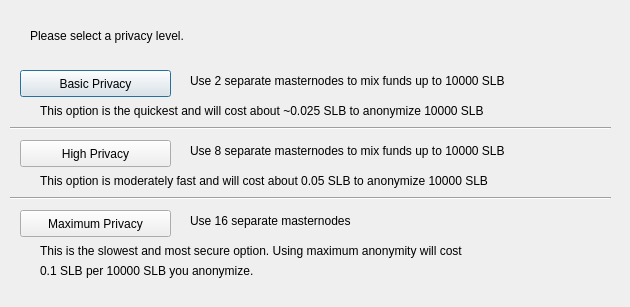
<?xml version="1.0" encoding="UTF-8"?>
<ui version="4.0">
 <class>ObfuscationConfig</class>
 <widget class="QDialog" name="ObfuscationConfig">
  <property name="geometry">
   <rect>
    <x>0</x>
    <y>0</y>
    <width>630</width>
    <height>307</height>
   </rect>
  </property>
  <property name="windowTitle">
   <string>Configure Obfuscation</string>
  </property>
  <widget class="QPushButton" name="buttonBasic">
   <property name="geometry">
    <rect>
     <x>20</x>
     <y>70</y>
     <width>151</width>
     <height>27</height>
    </rect>
   </property>
   <property name="text">
    <string>Basic Privacy</string>
   </property>
  </widget>
  <widget class="QPushButton" name="buttonHigh">
   <property name="geometry">
    <rect>
     <x>20</x>
     <y>140</y>
     <width>151</width>
     <height>27</height>
    </rect>
   </property>
   <property name="text">
    <string>High Privacy</string>
   </property>
  </widget>
  <widget class="QPushButton" name="buttonMax">
   <property name="geometry">
    <rect>
     <x>20</x>
     <y>210</y>
     <width>151</width>
     <height>27</height>
    </rect>
   </property>
   <property name="text">
    <string>Maximum Privacy</string>
   </property>
  </widget>
  <widget class="QLabel" name="label">
   <property name="geometry">
    <rect>
     <x>30</x>
     <y>20</y>
     <width>571</width>
     <height>31</height>
    </rect>
   </property>
   <property name="text">
    <string>Please select a privacy level.</string>
   </property>
  </widget>
  <widget class="QLabel" name="label_2">
   <property name="geometry">
    <rect>
     <x>190</x>
     <y>70</y>
     <width>421</width>
     <height>21</height>
    </rect>
   </property>
   <property name="text">
    <string>Use 2 separate masternodes to mix funds up to 10000 SLB</string>
   </property>
  </widget>
  <widget class="QLabel" name="label_3">
   <property name="geometry">
    <rect>
     <x>190</x>
     <y>140</y>
     <width>411</width>
     <height>21</height>
    </rect>
   </property>
   <property name="text">
    <string>Use 8 separate masternodes to mix funds up to 10000 SLB</string>
   </property>
  </widget>
  <widget class="QLabel" name="label_4">
   <property name="geometry">
    <rect>
     <x>190</x>
     <y>210</y>
     <width>421</width>
     <height>21</height>
    </rect>
   </property>
   <property name="text">
    <string>Use 16 separate masternodes</string>
   </property>
  </widget>
  <widget class="QLabel" name="label_6">
   <property name="geometry">
    <rect>
     <x>40</x>
     <y>100</y>
     <width>561</width>
     <height>21</height>
    </rect>
   </property>
   <property name="text">
    <string>This option is the quickest and will cost about ~0.025 SLB to anonymize 10000 SLB</string>
   </property>
  </widget>
  <widget class="QLabel" name="label_7">
   <property name="geometry">
    <rect>
     <x>40</x>
     <y>170</y>
     <width>561</width>
     <height>21</height>
    </rect>
   </property>
   <property name="text">
    <string>This option is moderately fast and will cost about 0.05 SLB to anonymize 10000 SLB</string>
   </property>
  </widget>
  <widget class="QLabel" name="label_8">
   <property name="geometry">
    <rect>
     <x>40</x>
     <y>240</y>
     <width>561</width>
     <height>21</height>
    </rect>
   </property>
   <property name="text">
    <string>This is the slowest and most secure option. Using maximum anonymity will cost</string>
   </property>
  </widget>
  <widget class="QLabel" name="label_9">
   <property name="geometry">
    <rect>
     <x>40</x>
     <y>260</y>
     <width>561</width>
     <height>21</height>
    </rect>
   </property>
   <property name="text">
    <string>0.1 SLB per 10000 SLB you anonymize.</string>
   </property>
  </widget>
  <widget class="Line" name="line">
   <property name="geometry">
    <rect>
     <x>10</x>
     <y>120</y>
     <width>601</width>
     <height>16</height>
    </rect>
   </property>
   <property name="orientation">
    <enum>Qt::Horizontal</enum>
   </property>
  </widget>
  <widget class="Line" name="line_2">
   <property name="geometry">
    <rect>
     <x>10</x>
     <y>190</y>
     <width>601</width>
     <height>16</height>
    </rect>
   </property>
   <property name="orientation">
    <enum>Qt::Horizontal</enum>
   </property>
  </widget>
 </widget>
 <resources/>
 <connections/>
</ui>
